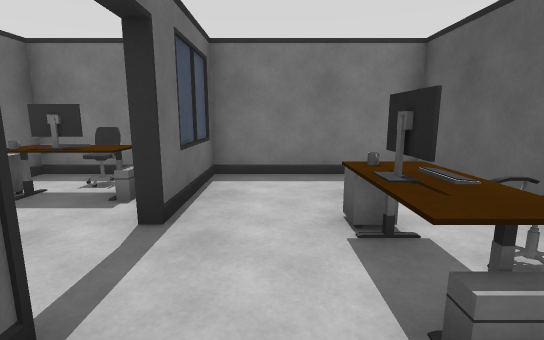
View 1 (above)

17 first-person views from a walk through a 3-D level made in the Unity game engine. The camera is 1.3 m above the floor, tilts 10° down and sees 85° across. The floor is counted in squares, 1 m on a side. Each view is taken from the middle of a square. On the plan, view 1 faces up. The plan holds only what a view shows up to about 14 squares ahead; the rest is blank. The player is left out.

View 2
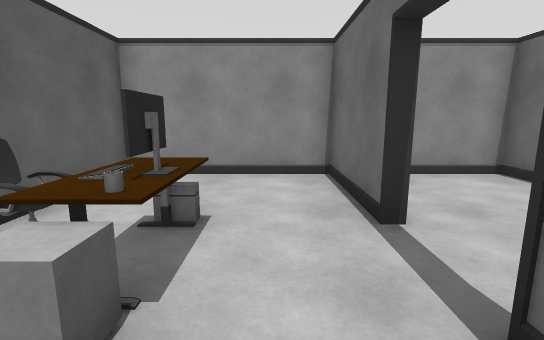

View 3
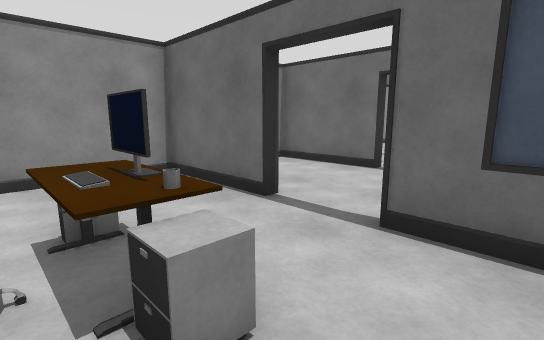

View 4
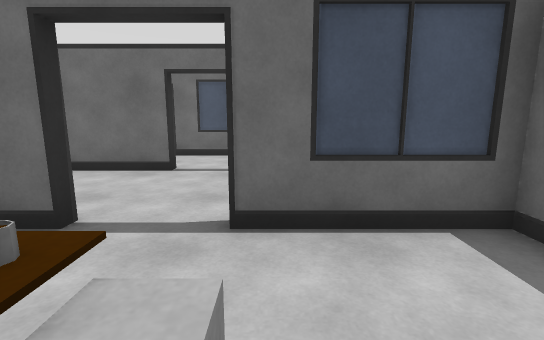

View 5
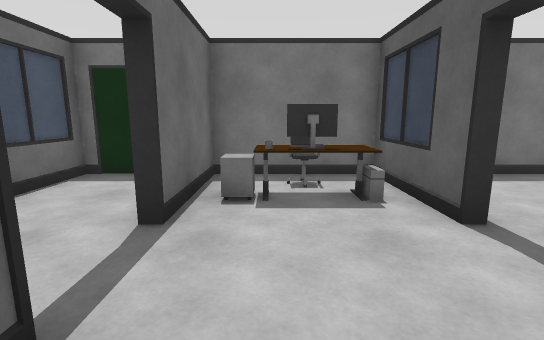

View 6
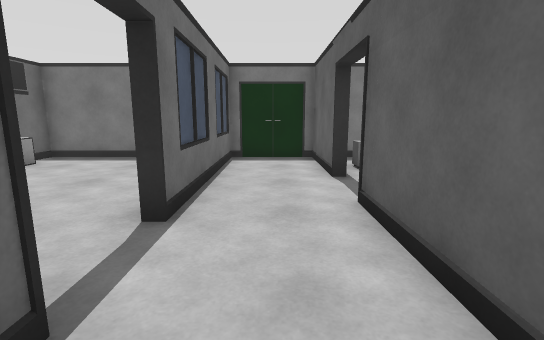

View 7
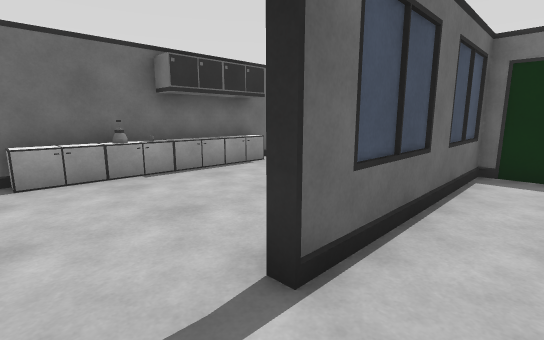

View 8
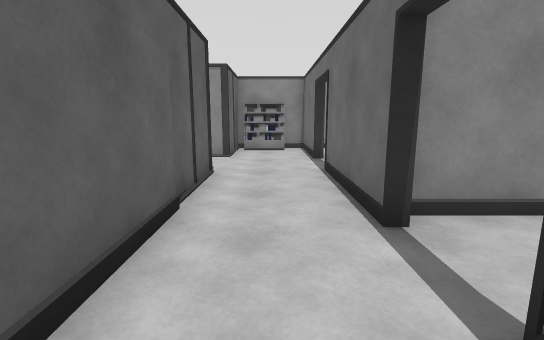

View 9
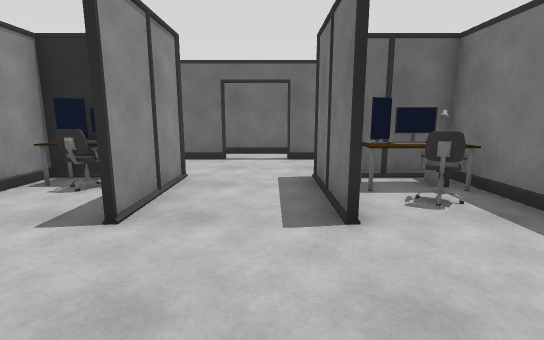

View 10
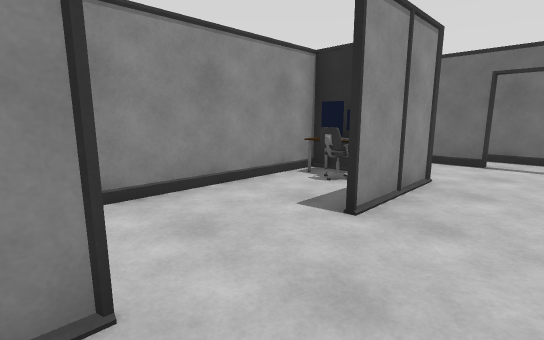

View 11
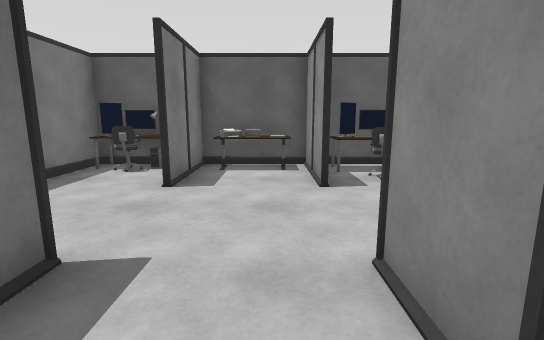

View 12
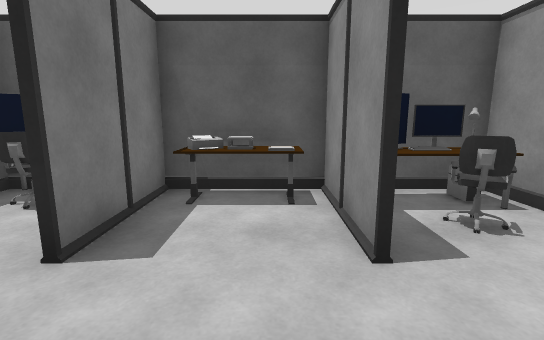

View 13
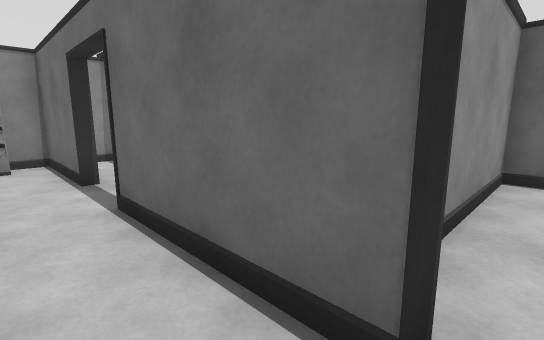

View 14
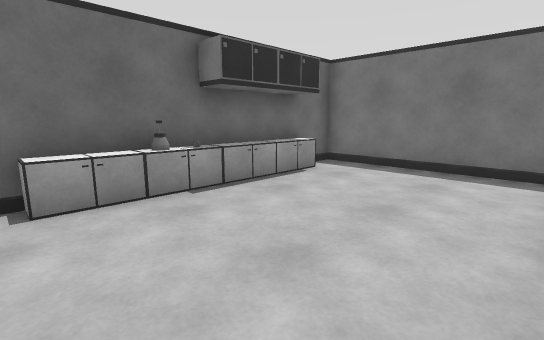

View 15
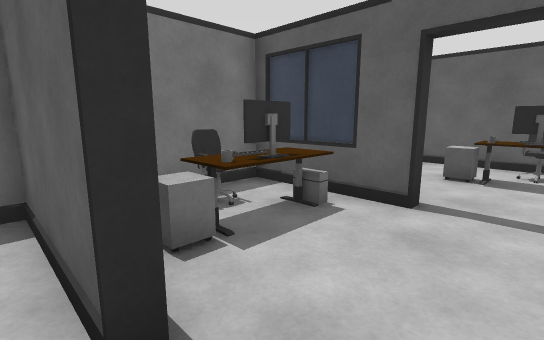

View 16
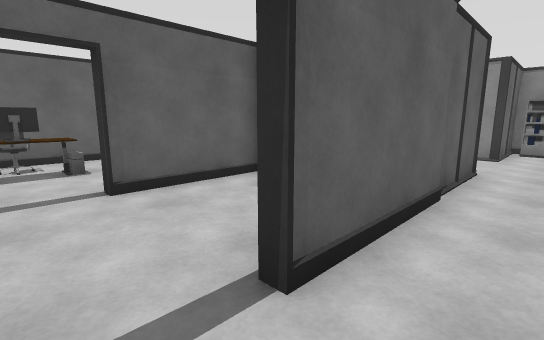

View 17
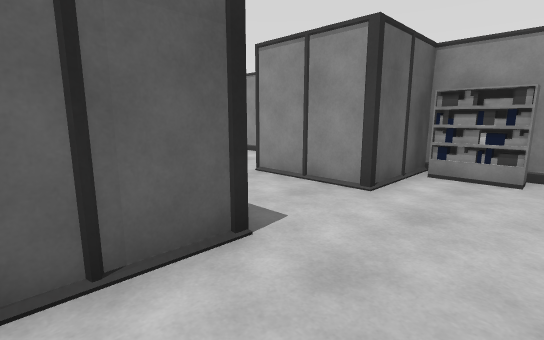

### Floor plan
Ten units are one square. View 1 is at (0, 0); x grows to the right and y downward. Boxes are objects, and circles mark ways between rooms. Rooms are numbered by the first view taken in them; rooms with no view inside come last. Other rooms are left out.
<svg viewBox="-150 -74 190 188">
<path fill="none" stroke="#000" d="M-16 19 -16 -15 -14 -15 -14 19 34 19 34 -69 -14 -69 -14 -35 -16 -35 -16 -69 -54 -69 -54 -35 -56 -35M-56 -15 -54 -15 -54 19 -33 19M-56 85 -56 80 -25 80M-88 75 -84 75 -84 109 -74 109M-25 50 -56 50 -56 44M-99 54 -99 77M-54 20 -54 26M-84 26 -84 55M-59 109 -25 109M-30 21 -56 21M-84 14 -84 26M-56 21 -56 -5M-56 -35 -56 -69 -84 -69 -84 -6M-56 -5 -56 -15M4 80 34 80 34 74M34 50 4 50M-25 109 34 109M34 21 13 21M-144 -15 -144 19 -89 19M-84 -6 -88 -6M-88 14 -84 14M-92 -69 -144 -69 -144 -54"/>
<rect x="-55" y="-65" width="40" height="20" fill="#bbb"><title>other object</title></rect>
<rect x="5" y="-45" width="20" height="40" fill="#bbb"><title>other object</title></rect>
<rect x="-75" y="95" width="20" height="10" fill="#bbb"><title>shelf</title></rect>
<rect x="-65" y="85" width="10" height="10" fill="#bbb"><title>other object</title></rect>
<rect x="-65" y="25" width="10" height="10" fill="#bbb"><title>other object</title></rect>
<rect x="-55" y="95" width="10" height="10" fill="#bbb"><title>monitor</title></rect>
<rect x="-55" y="85" width="10" height="10" fill="#bbb"><title>other object</title></rect>
<rect x="-55" y="35" width="10" height="10" fill="#bbb"><title>monitor</title></rect>
<rect x="-55" y="25" width="10" height="10" fill="#bbb"><title>monitor</title></rect>
<rect x="-45" y="85" width="10" height="20" fill="#bbb"><title>chair</title></rect>
<rect x="-45" y="25" width="20" height="20" fill="#bbb"><title>chair</title></rect>
<rect x="5" y="85" width="20" height="20" fill="#bbb"><title>chair</title></rect>
<rect x="15" y="85" width="10" height="10" fill="#bbb"><title>keyboard</title></rect>
<rect x="15" y="65" width="20" height="10" fill="#bbb"><title>other object</title></rect>
<rect x="15" y="55" width="10" height="10" fill="#bbb"><title>other object</title></rect>
<rect x="15" y="35" width="10" height="10" fill="#bbb"><title>other object</title></rect>
<rect x="15" y="25" width="10" height="10" fill="#bbb"><title>chair</title></rect>
<rect x="25" y="95" width="10" height="10" fill="#bbb"><title>monitor</title></rect>
<rect x="25" y="85" width="10" height="10" fill="#bbb"><title>monitor</title></rect>
<rect x="25" y="55" width="10" height="10" fill="#bbb"><title>printer</title></rect>
<rect x="25" y="35" width="10" height="10" fill="#bbb"><title>monitor</title></rect>
<rect x="25" y="25" width="10" height="10" fill="#bbb"><title>monitor</title></rect>
<rect x="-145" y="-5" width="10" height="10" fill="#bbb"><title>cabinet</title></rect>
<rect x="-145" y="-25" width="10" height="10" fill="#bbb"><title>cabinet</title></rect>
<rect x="-145" y="-45" width="10" height="20" fill="#bbb"><title>cabinet</title></rect>
<rect x="-145" y="-55" width="10" height="10" fill="#bbb"><title>cabinet</title></rect>
<rect x="-135" y="-25" width="10" height="10" fill="#bbb"><title>other object</title></rect>
<circle cx="-60" cy="-25" r="3" fill="#2a7"/>
<circle cx="-75" cy="20" r="3" fill="#2a7"/>
<circle cx="-28" cy="65" r="3" fill="#2a7"/>
<circle cx="-75" cy="-10" r="3" fill="#2a7"/>
<circle cx="-90" cy="5" r="3" fill="#2a7"/>
<text x="-10" y="-20">1</text>
<text x="-60" y="60">2</text>
<text x="-80" y="10">3</text>
<text x="-70" y="-30">4</text>
<text x="0" y="70">5</text>
<text x="-120" y="-20">6</text>
</svg>
Room 1 opens to room 4. Room 2 opens to room 3. Room 2 opens to room 5. Room 3 opens to room 4. Room 3 opens to room 6.

Where each view was taken, in squares from view 1:
view 1: 0 up, 0 right, facing up
view 2: 5 up, 0 right, facing down
view 3: 5 up, 2 right, facing down-left
view 4: 4 up, 2 right, facing left
view 5: 0 up, 4 left, facing up
view 6: 3 down, 7 left, facing up
view 7: 1 down, 7 left, facing up-left
view 8: 2 up, 7 left, facing down
view 9: 6 down, 1 right, facing left
view 10: 6 down, 1 right, facing down-left
view 11: 7 down, 5 left, facing right
view 12: 7 down, 2 left, facing right
view 13: 1 down, 7 left, facing down-left
view 14: 1 down, 9 left, facing up-left
view 15: 2 up, 6 left, facing up-right
view 16: 3 up, 7 left, facing down-right
view 17: 3 down, 8 left, facing down-right
